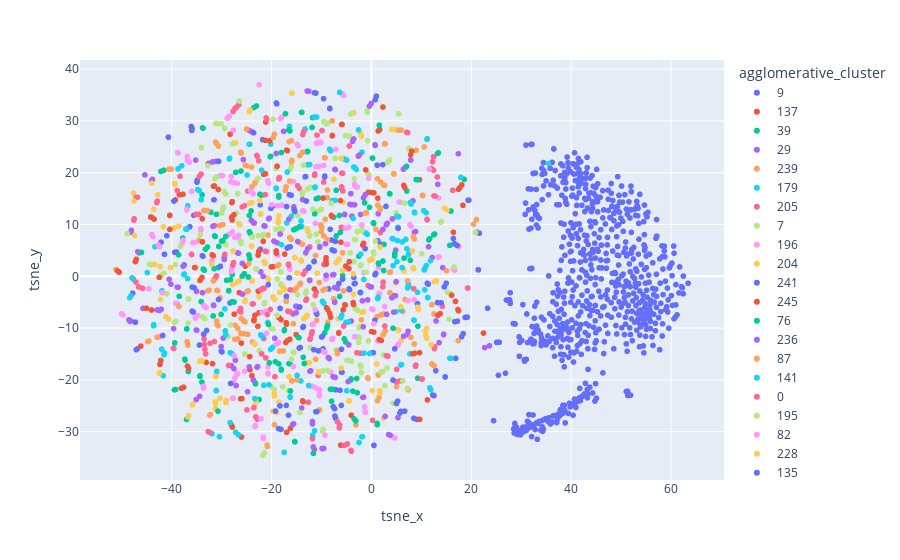

Notebook code cell kept with this figure:
### Code cell
fig = px.scatter(agglomerative_df, x="tsne_x", y="tsne_y", color='agglomerative_cluster', hover_data=["subreddit", 'agglomerative_cluster'])
fig.show()
